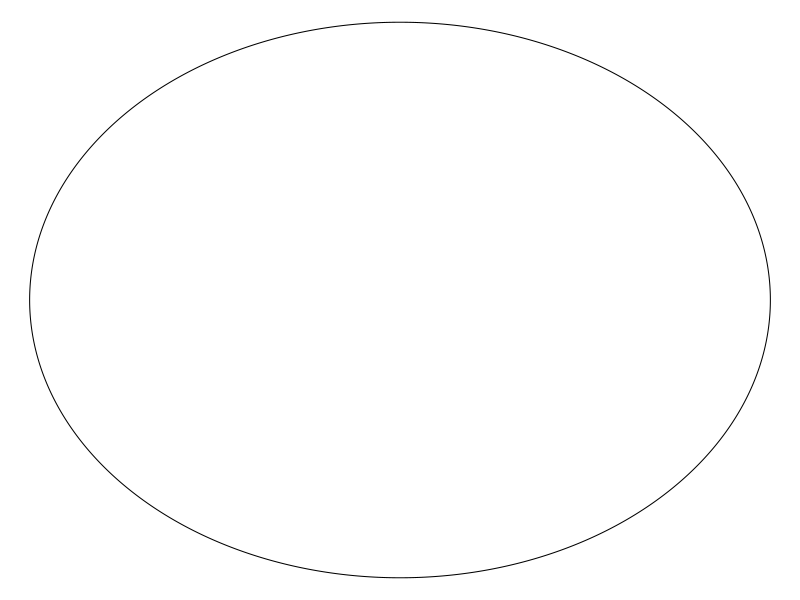
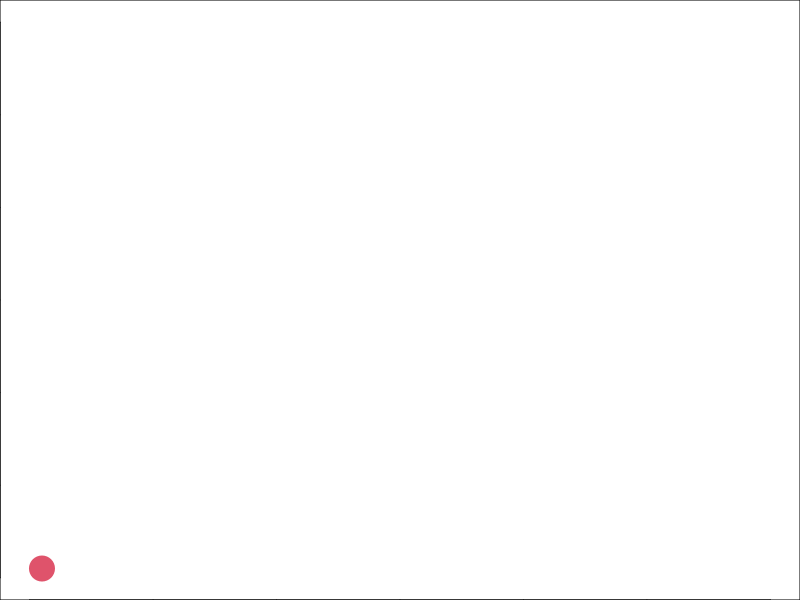
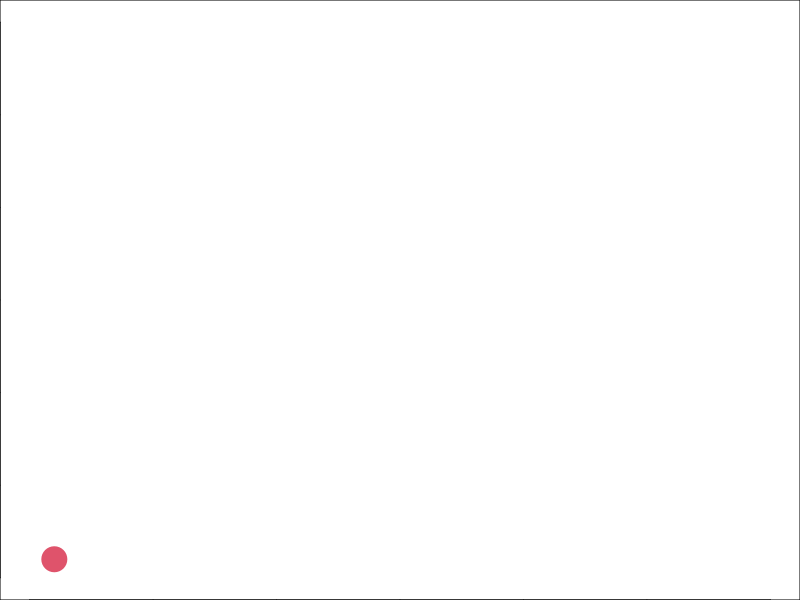
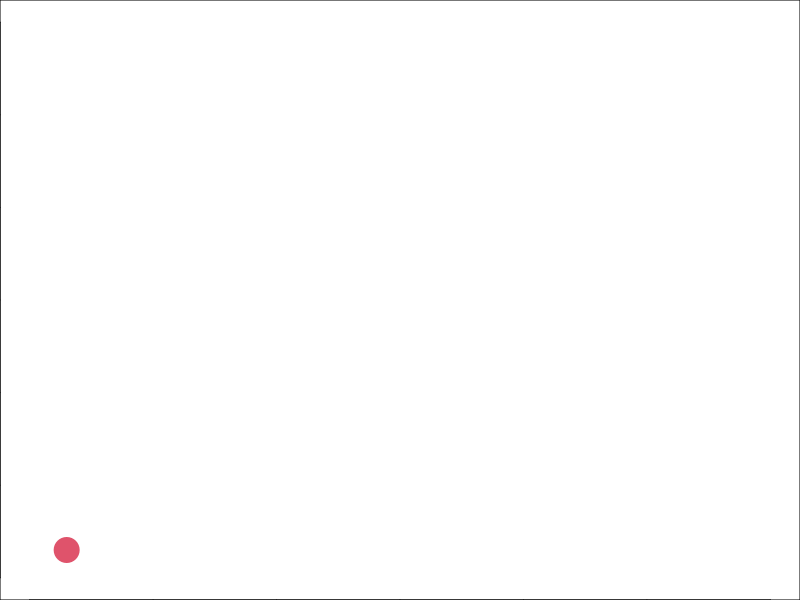
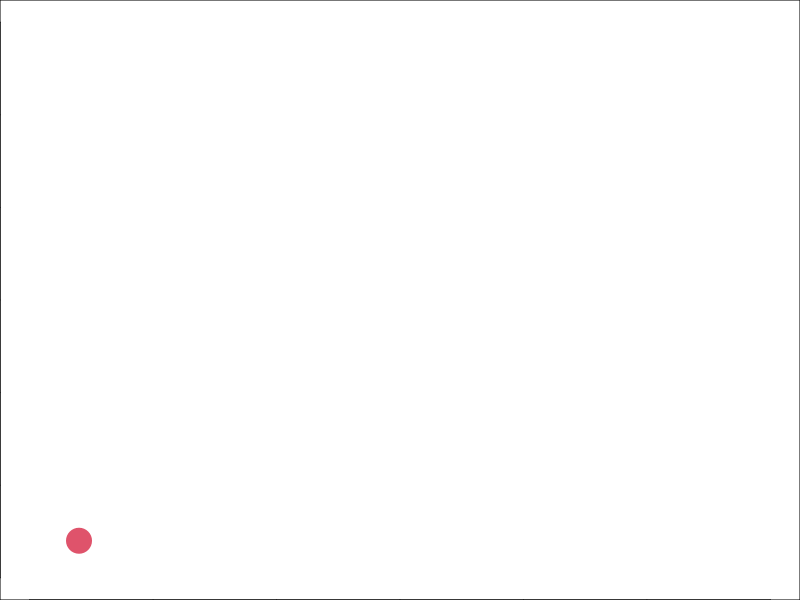
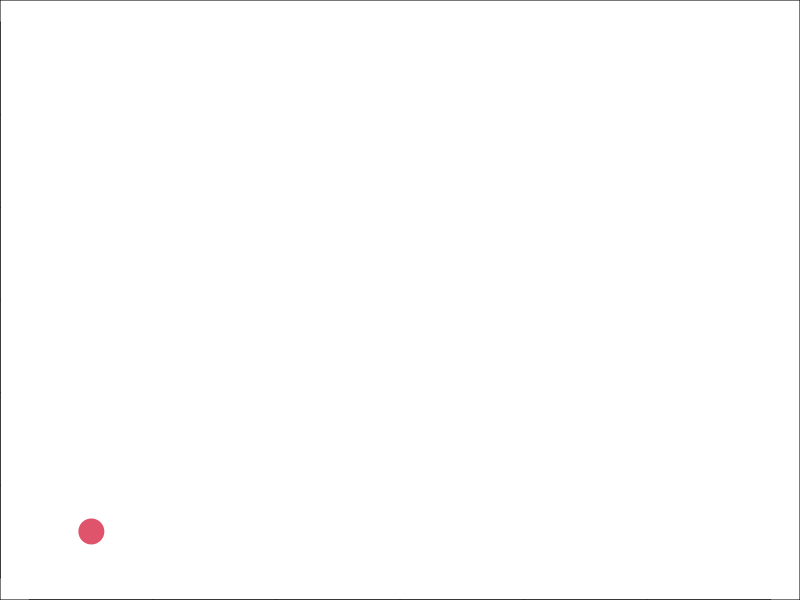
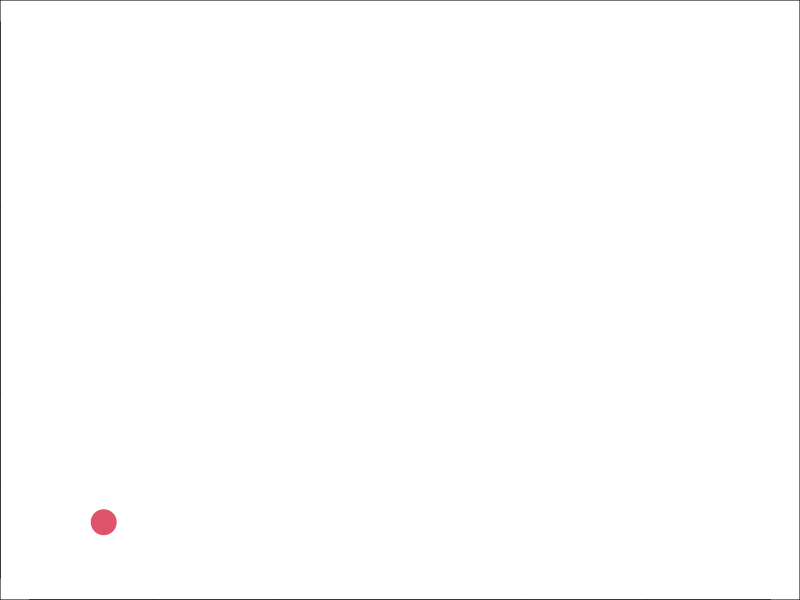
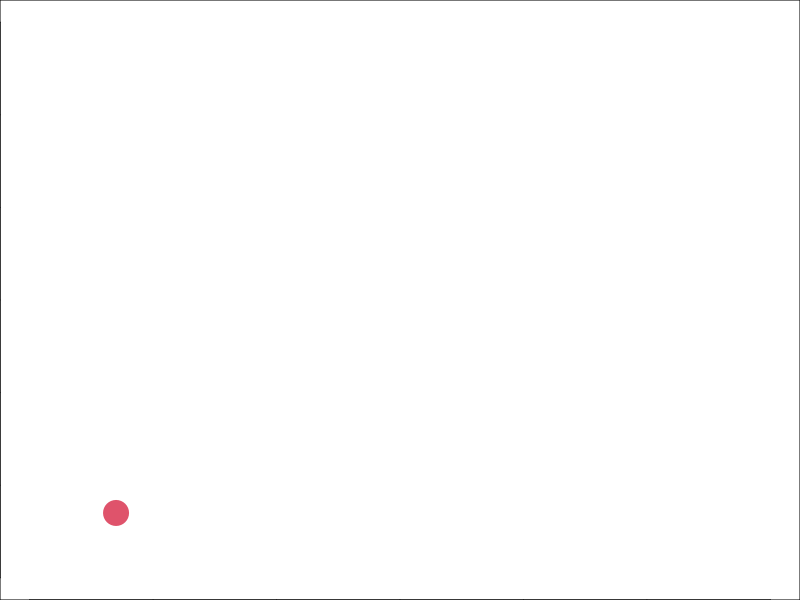

Generate these figures, in order, with R:
## ---- chunk 1
par(mar = c(0,0,0,0))
plot.new()
fig.align="center"

#draw circle
r = 0.5
cen = c(0.5,0.5)
n = 1000
angles = (1:n)/n*2*pi
xs = cos(angles)*r+cen[1]
ys = sin(angles)*r+cen[2]
polygon(xs,ys)

#segments (discrete)


## ---- chunk 2
for (i in 1:50) {
    plot(x=i/10, y=i/10, xlim=c(0,6), ylim=c(0,6), pch=20, col=palette()[2], cex=5)
}
